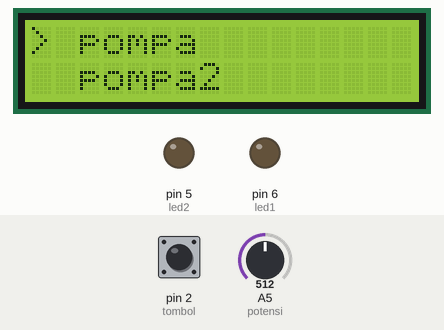
A sketch run on a simulated Arduino Uno, built with avr-gcc and run on an emulated ATmega328P. Shown: 16×2 character LCD, output pins drawn as LEDs (lit = HIGH). The test bench sets the inputs (shaded band); at power-on: A5 (potensi) = 512, pin 2 (tombol) HIGH.

Above: at 3.2 s.
3.3 s: A5 (potensi) set to 497
At 4.2 s:
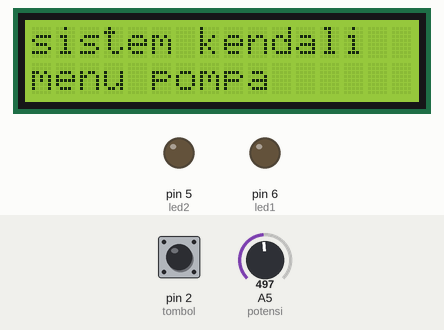
4.8 s: A5 (potensi) set to 1023
At 5.7 s:
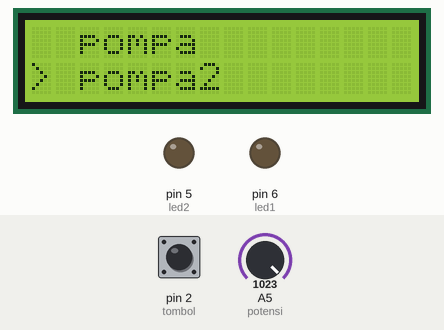
6.3 s: pin 2 (tombol) pulled LOW for 0.15 s
At 7.2 s:
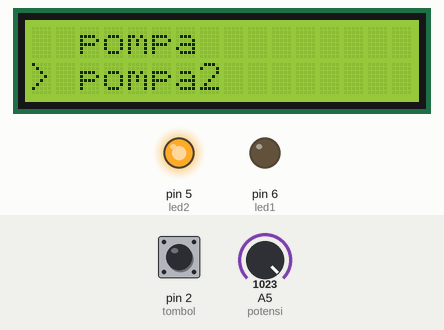
7.9 s: A5 (potensi) set to 1009
At 9.1 s:
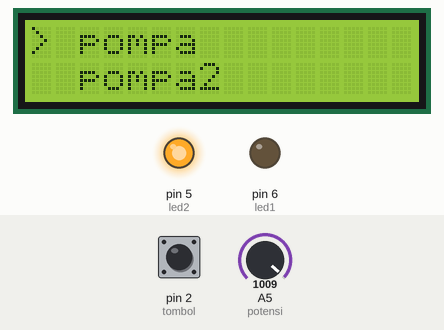
9.4 s: pin 2 (tombol) pulled LOW for 1 s
At 10.8 s:
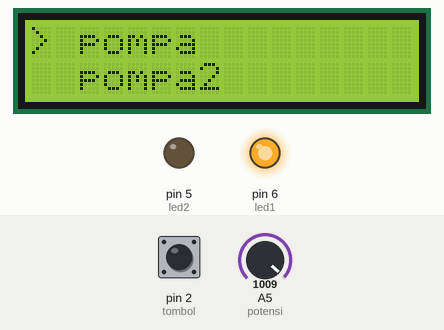
11.9 s: A5 (potensi) set to 511
At 12.4 s:
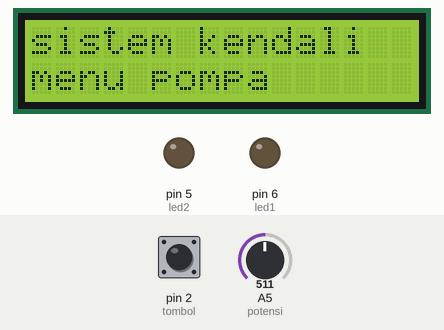
Timing chart, 0 to 14.4 s (numbered marks = the images above; inputs shaded):
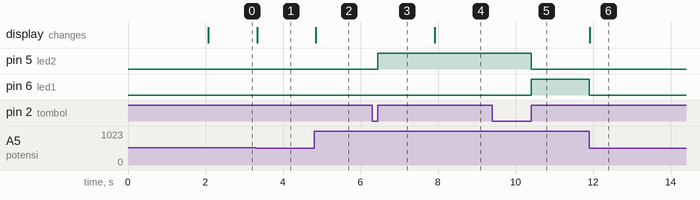

Measured:
- the behaviour switches between 512 and 511 on A5 (potensi) (found by bisection; images 0 and 1)
- the behaviour switches between 1023 and 1022 on A5 (potensi) (found by bisection; images 3 and 4)
- after the input at 3.3 s, the display: changes at once (image 1)
- after the input at 4.8 s, the display: changes at once (image 2)
- after the input at 6.3 s, pin 5 (led2): LOW → HIGH after 0.15 s
- after the input at 7.9 s, the display: changes at once (image 4)
- after the input at 9.4 s, pin 5 (led2): HIGH → LOW after 1.0 s; pin 6 (led1): LOW → HIGH after 1.0 s
- after the input at 11.9 s, pin 6 (led1): HIGH → LOW at once; the display: changes at once (image 6)

The sketch:

sketch_sep24d_ambatuk_copy.ino
```cpp
#include <LiquidCrystal.h>

int tombol = 2;
int led2 = 5;
int led1 = 6;
int potensi = A5;
int nilaiPot;
int nilaiSkala;
LiquidCrystal lcd(13, 12, 11, 10, 9, 8);

int menuSekarang = -1;
int statusPompaAktif = 0;

void setup() {
  pinMode(tombol, INPUT_PULLUP);
  pinMode(led1, OUTPUT);
  pinMode(led2, OUTPUT);


  digitalWrite(led1, LOW);
  digitalWrite(led2, LOW);

  lcd.begin(16, 2);


  lcd.setCursor(0, 0);
  lcd.print("sistem kendali");
  lcd.setCursor(0, 1);
  lcd.print("tangki");
  delay(2000);
  lcd.clear();
}

void loop() {
  nilaiPot = analogRead(potensi);


  int menuDipilih = map(nilaiPot, 0, 1023, 0, 2);


  if (menuDipilih == 0) {
    statusPompaAktif = 0;
    digitalWrite(led1, LOW);
    digitalWrite(led2, LOW);
  }


  if (menuDipilih != menuSekarang) {
    menuSekarang = menuDipilih;
    lcd.clear();

    if (menuSekarang == 0) {

      lcd.setCursor(0, 0);
      lcd.print("sistem kendali");
      lcd.setCursor(0, 1);
      lcd.print("menu pompa");
    }
    else if (menuSekarang == 1) {

      lcd.setCursor(0, 0);
      lcd.print("> pompa");
      lcd.setCursor(0, 1);
      lcd.print("  pompa2");
    }
    else if (menuSekarang == 2) {

      lcd.setCursor(0, 0);
      lcd.print("  pompa");
      lcd.setCursor(0, 1);
      lcd.print("> pompa2");
    }
  }


  if (digitalRead(tombol) == LOW) {
    delay(50);
    if (digitalRead(tombol) == LOW) {


      if (menuSekarang == 1) {
        statusPompaAktif = 1;
      }
      else if (menuSekarang == 2) {
        statusPompaAktif = 2;
      }


      while(digitalRead(tombol) == LOW);
    }
  }


  if (statusPompaAktif == 1) {
    digitalWrite(led1, HIGH);
    digitalWrite(led2, LOW);
  }
  else if (statusPompaAktif == 2) {
    digitalWrite(led1, LOW);
    digitalWrite(led2, HIGH);
  }
  else {
    digitalWrite(led1, LOW);
    digitalWrite(led2, LOW);
  }

  delay(50);
}
```
